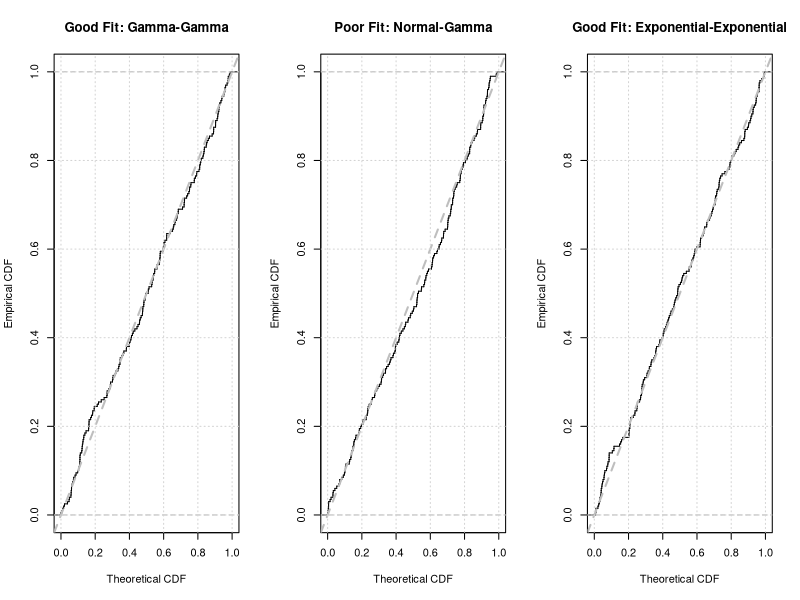
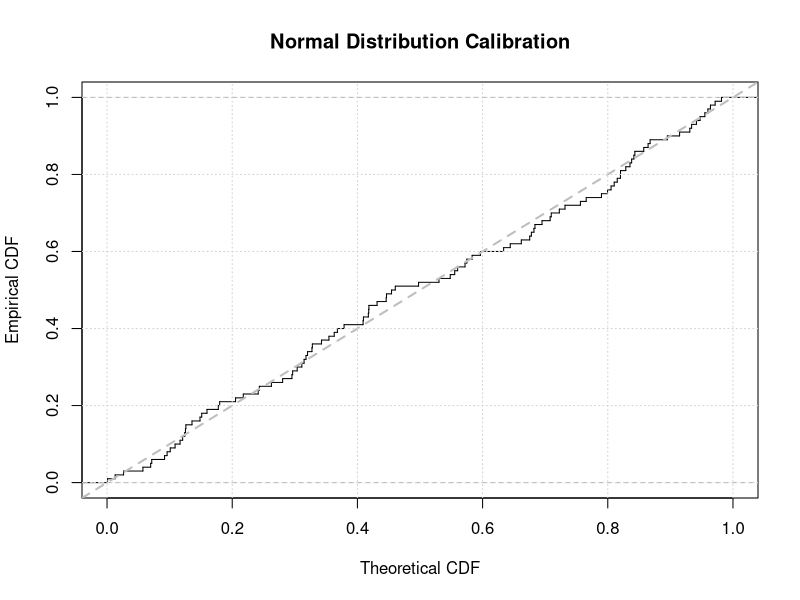

Here is the R script that generated these plots, in order:
# Exercise: General Calibration Plot Function
# Creates a calibration plot that inputs a data vector, cumulative probability function,
# and parameter vector

calibration.plot <- function(data, p_foo, params, main="Calibration Plot",
                             xlab="Theoretical CDF", ylab="Empirical CDF",
                             add.diagonal=TRUE) {
  #' Create a calibration plot for goodness of fit assessment
  #'
  #' @param data Numeric vector of observed data
  #' @param p_foo Cumulative distribution function (e.g., pgamma, pnorm)
  #' @param params Named vector or list of parameters for p_foo
  #' @param main Plot title
  #' @param xlab X-axis label
  #' @param ylab Y-axis label
  #' @param add.diagonal Whether to add diagonal reference line
  #'
  #' @return Invisible NULL (creates plot as side effect)

  # Transform data using CDF
  cdf.values <- do.call(p_foo, c(list(q=data), as.list(params)))

  # Calculate and plot empirical CDF of transformed values
  plot(ecdf(cdf.values), verticals=TRUE, pch="",
       main=main, xlab=xlab, ylab=ylab,
       xlim=c(0,1), ylim=c(0,1))

  # Add diagonal reference line
  if(add.diagonal) {
    abline(0, 1, col="grey", lwd=2, lty=2)
  }

  grid()
  invisible(NULL)
}


# Example usage and demonstration
cat("=== Calibration Plot Function Demonstration ===\n\n")

# Generate sample data
set.seed(42)

# Example 1: Well-fitted distribution
cat("Example 1: Gamma data fitted with Gamma distribution\n")
gamma.data <- rgamma(200, shape=5, scale=2)
m <- mean(gamma.data)
v <- var(gamma.data)
fitted.shape <- m^2 / v
fitted.scale <- v / m

cat(sprintf("True parameters: shape=5, scale=2\n"))
cat(sprintf("Fitted parameters: shape=%.4f, scale=%.4f\n\n", fitted.shape, fitted.scale))

# Example 2: Poorly-fitted distribution
cat("Example 2: Normal data fitted with Gamma distribution (poor fit)\n")
normal.data <- rnorm(200, mean=10, sd=2)
# Force-fit gamma distribution
m2 <- mean(normal.data)
v2 <- var(normal.data)
forced.shape <- m2^2 / v2
forced.scale <- v2 / m2
cat(sprintf("Forced Gamma fit: shape=%.4f, scale=%.4f\n\n", forced.shape, forced.scale))

# Example 3: Exponential distribution
cat("Example 3: Exponential data fitted with Exponential distribution\n")
exp.data <- rexp(200, rate=0.5)  # scale = 2
fitted.scale.exp <- mean(exp.data)
cat(sprintf("True scale: 2.0\n"))
cat(sprintf("Fitted scale: %.4f\n\n", fitted.scale.exp))

# Create comparison plot
png('/home/titan/pdfs/notes/statisticalComputingAndReporting/groupWork/answers/7.Distributions/calibration_plot_function_r.png',
    width=1500, height=500, res=150)
par(mfrow=c(1,3))

# Plot 1: Good fit (Gamma-Gamma)
calibration.plot(gamma.data, pgamma,
                 params=list(shape=fitted.shape, scale=fitted.scale),
                 main="Good Fit: Gamma-Gamma")

# Plot 2: Poor fit (Normal-Gamma)
calibration.plot(normal.data, pgamma,
                 params=list(shape=forced.shape, scale=forced.scale),
                 main="Poor Fit: Normal-Gamma")

# Plot 3: Good fit (Exponential-Exponential)
calibration.plot(exp.data, pexp,
                 params=list(rate=1/fitted.scale.exp),
                 main="Good Fit: Exponential-Exponential")

dev.off()
cat("Visualization saved as calibration_plot_function_r.png\n")

# Additional example: Using with different distributions
cat("\n=== Additional Examples ===\n\n")

# Example with Normal distribution
cat("Example with Normal distribution:\n")
norm.data <- rnorm(100, mean=5, sd=2)
fitted.mean <- mean(norm.data)
fitted.sd <- sd(norm.data)

png('/home/titan/pdfs/notes/statisticalComputingAndReporting/groupWork/answers/7.Distributions/calibration_example_normal.png',
    width=800, height=800, res=150)
calibration.plot(norm.data, pnorm,
                 params=list(mean=fitted.mean, sd=fitted.sd),
                 main="Normal Distribution Calibration")
dev.off()
cat("Normal calibration plot saved\n")
